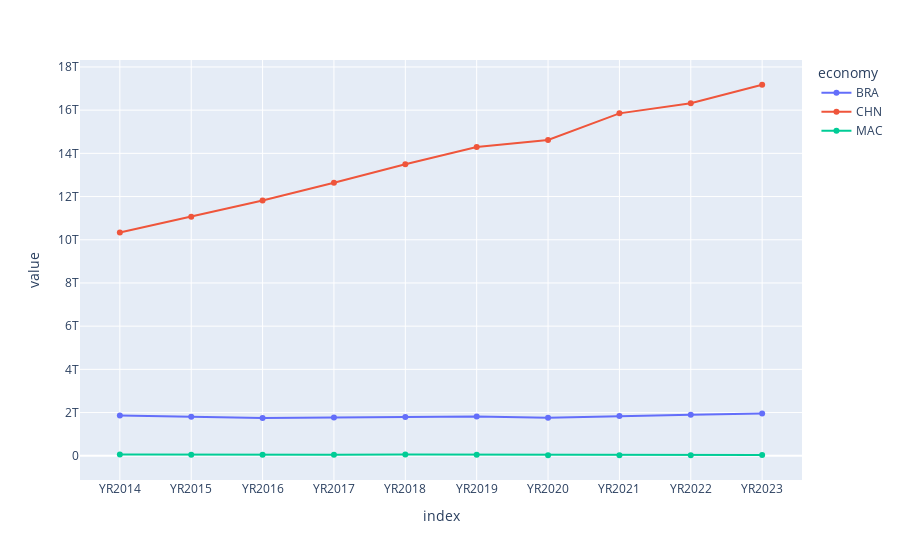

Source (notebook cell):
### Markdown cell above
PREÇOS CONSTANTES

### Code cell
pibt = wb.data.DataFrame(['NY.GDP.MKTP.KD'], ['MAC', 'CHN', 'BRA'], mrv=10)
pib = pibt.T
px.line(pib, markers=True)

### Figure 1 — Plotly figure (JSON) as saved in the notebook; plotly's stock layout.template omitted (floating-point values rounded to 4 significant figures)
{"data": [{"hovertemplate": "economy=BRA<br>index=%{x}<br>value=%{y}<extra></extra>", "legendgroup": "BRA", "line": {"color": "#636efa", "dash": "solid"}, "marker": {"symbol": "circle"}, "mode": "lines+markers", "name": "BRA", "orientation": "v", "showlegend": true, "type": "scatter", "x": ["YR2014", "YR2015", "YR2016", "YR2017", "YR2018", "YR2019", "YR2020", "YR2021", "YR2022", "YR2023"], "xaxis": "x", "y": [1868000000000.0, 1802000000000.0, 1743000000000.0, 1766000000000.0, 1798000000000.0, 1820000000000.0, 1760000000000.0, 1844000000000.0, 1900000000000.0, 1955000000000.0], "yaxis": "y"}, {"hovertemplate": "economy=CHN<br>index=%{x}<br>value=%{y}<extra></extra>", "legendgroup": "CHN", "line": {"color": "#EF553B", "dash": "solid"}, "marker": {"symbol": "circle"}, "mode": "lines+markers", "name": "CHN", "orientation": "v", "showlegend": true, "type": "scatter", "x": ["YR2014", "YR2015", "YR2016", "YR2017", "YR2018", "YR2019", "YR2020", "YR2021", "YR2022", "YR2023"], "xaxis": "x", "y": [10330000000000.0, 11060000000000.0, 11820000000000.0, 12640000000000.0, 13490000000000.0, 14300000000000.0, 14620000000000.0, 15850000000000.0, 16320000000000.0, 17180000000000.0], "yaxis": "y"}, {"hovertemplate": "economy=MAC<br>index=%{x}<br>value=%{y}<extra></extra>", "legendgroup": "MAC", "line": {"color": "#00cc96", "dash": "solid"}, "marker": {"symbol": "circle"}, "mode": "lines+markers", "name": "MAC", "orientation": "v", "showlegend": true, "type": "scatter", "x": ["YR2014", "YR2015", "YR2016", "YR2017", "YR2018", "YR2019", "YR2020", "YR2021", "YR2022", "YR2023"], "xaxis": "x", "y": [57400000000.0, 45050000000.0, 44740000000.0, 49150000000.0, 52300000000.0, 50960000000.0, 23270000000.0, 28750000000.0, 23110000000.0, 40460000000.0], "yaxis": "y"}], "layout": {"autosize": true, "legend": {"title": {"text": "economy"}, "tracegroupgap": 0}, "margin": {"t": 60}, "xaxis": {"anchor": "y", "autorange": true, "domain": [0, 1], "range": [-0.5471, 9.547], "title": {"text": "index"}, "type": "category"}, "yaxis": {"anchor": "x", "autorange": true, "domain": [0, 1], "range": [-1305000000000.0, 18500000000000.0], "title": {"text": "value"}, "type": "linear"}}}
